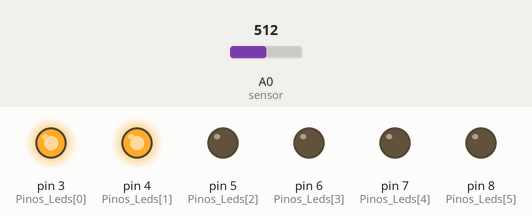
This sketch was run on a simulated Arduino Uno, built with avr-gcc and run on an emulated ATmega328P. Parts: output pins drawn as LEDs (lit = HIGH). The test bench sets the inputs (shaded band); at power-on: A0 (sensor) = 512. What the sketch prints to the serial monitor is not drawn.

Above: at 1.2 s.
1.3 s: A0 (sensor) set to 537
2.8 s: A0 (sensor) set to 560
At 3.5 s:
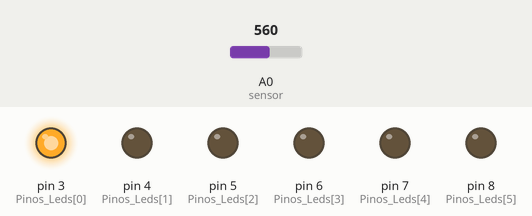
4.3 s: A0 (sensor) set to 598
5.8 s: A0 (sensor) set to 622
At 7.0 s:
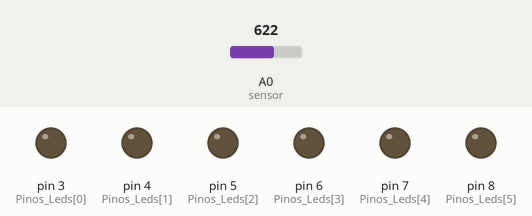
7.3 s: A0 (sensor) set to 716
8.8 s: A0 (sensor) set to 747
At 9.2 s:
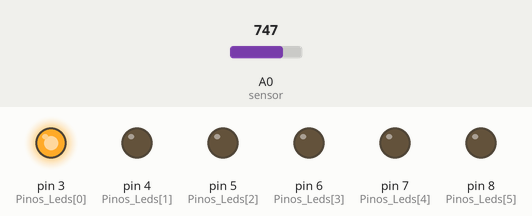
Timing chart, 0 to 11.3 s (numbered marks = the images above; inputs shaded):
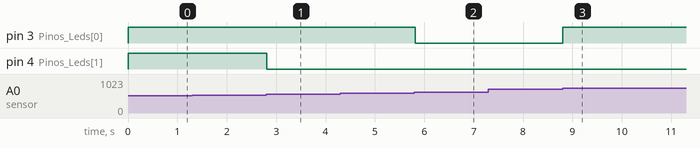

Measured:
- the behaviour switches between 552 and 553 on A0 (sensor) (found by bisection; images 0 and 1)
- the behaviour switches between 611 and 612 on A0 (sensor) (found by bisection; images 1 and 2)
- the behaviour switches between 728 and 729 on A0 (sensor) (found by bisection; images 2 and 3)
- after the input at 2.8 s, pin 4 (Pinos_Leds[1]): HIGH → LOW at once
- after the input at 5.8 s, pin 3 (Pinos_Leds[0]): HIGH → LOW at once
- after the input at 8.8 s, pin 3 (Pinos_Leds[0]): LOW → HIGH at once

The sketch:

final_xiu.ino
```cpp
int sensor_valor = 0;
int limite_som = 670; //Depois de fazer a calibração do trimpot, inserir o valor obtido de ajuste aqui
int abs_valor = 0;
int contagem_leds = 6; //quantidade de LEDs
int Pinos_Leds[] = {3, 4, 5, 6, 7, 8}; // Pinos do arduínos referente aos LEDs
  void setup(){
Serial.begin(9600); // setup serial
for (int i = 0; i <= contagem_leds; i++)
{
  pinMode(Pinos_Leds[i], OUTPUT);
}
for (int i = 0; i <= 9; i++)
{
  digitalWrite(i, LOW);
}
}
void loop() {
sensor_valor = analogRead(A0); //Intensidade do som obtido pelo sensor pelo pino analógico A0 do arduíno
Serial.println(sensor_valor);
abs_valor = abs(sensor_valor - limite_som);
int ledLevel = map(abs_valor, 0, (1024 - limite_som), 0, contagem_leds);
for (int i = 0; i < contagem_leds; i++) {
//Se o índice do elemento da matriz for menor que ledLevel, pinos dos leds em nível alto:
if (i < ledLevel) {
digitalWrite(Pinos_Leds[i], HIGH);
Serial.println(i);
}
// Se não desative todos os pinos mais altos que o ledLevel:
else {
digitalWrite(Pinos_Leds[i], LOW);
}
}}
```
